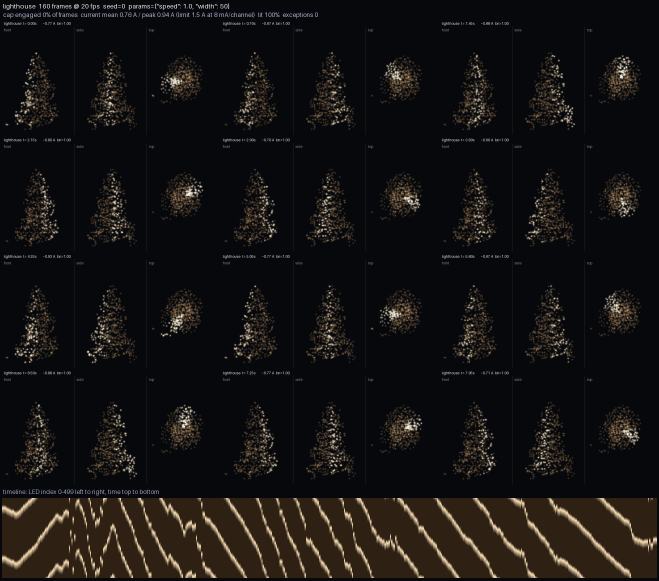
#> input picture effects-3d/lighthouse-sheet.png, 1318 x 1162 px (shown at 1/2 size)
$ python -i explainer.py   (imports and definitions only)
#> lines starting #> are read from the running program, lines starting #| are printed output that depends on the picture
#> further down, picture is the input picture: shape (1162, 1318, 3); mean B, G, R 19.7, 19.9, 21.3
"""The flatmate explainer video (docs/calibrate-the-tree.md).

One continuous camera journey around a tree of light: orbit it, push in on one
blinking light, rise overhead to show where to stand, fly into the front
phone's view to show the decoding, pull back as the views cross in 3D, then
play effects on the solved coordinates.

The tree is the synthetic ground-truth layout. The IDs labelled in the phone
view are the ones calib.video decoded from a simulated clip, and the effects
run on the coordinates calib.solve produced from four such clips. Lights are
rendered as additive light with depth of field, multi-scale bloom and a filmic
tone curve.

    ./calibrate.py explainer --clips .scratch/vid/full_h100_b47812 --out docs/img/calibration
"""

import colorsys
import json
import subprocess
from concurrent.futures import ProcessPoolExecutor
from dataclasses import dataclass, fields
from pathlib import Path

import cv2
import numpy as np
from PIL import Image, ImageDraw, ImageFilter, ImageFont

W, H, FPS = 1920, 1080, 30
DURATION = 70.0

# Palette (sRGB)
SPRUCE_CORE = (14, 40, 36)
SPRUCE_EDGE = (5, 15, 14)
CANDLE = (255, 194, 122)
CAL_WHITE = (232, 238, 255)
FROST = (156, 201, 232)
PAPER = (246, 235, 221)
MOSS = (92, 132, 110)

GILL = Path("/System/Library/Fonts/Supplemental/GillSans.ttc")
_FONTS = {}


# [11 lines left out: function font, not called in this run]


def lin(c):
    c = np.asarray(c, np.float32) / 255
    return np.where(c <= 0.04045, c / 12.92, ((c + 0.055) / 1.055) ** 2.4).astype(np.float32)


# [4 lines left out: function to_srgb8, not called in this run]


# ---------------------------------------------------------------- easing

def clamp01(x):
    return float(min(1.0, max(0.0, x)))


def smooth(x):
    x = clamp01(x)
    return x * x * x * (x * (6 * x - 15) + 10)


def span(t, a, b):
    """0 before a, 1 after b, smooth in between."""
    return smooth((t - a) / max(b - a, 1e-6))


def window(t, a, b, fade=0.5):
    return min(span(t, a, a + fade), 1 - span(t, b - fade, b))


# ---------------------------------------------------------------- camera

@dataclass
class Shot:
    yaw: float          # degrees; 0 puts the camera on +x (the front)
    elev: float         # degrees above horizontal
    dist: float         # metres from the target
    ty: float           # target height
    fov: float          # vertical field of view, degrees
    shift: float = 0.12  # lens shift as a fraction of width (tree right of centre)
    tx: float = 0.0
    tz: float = 0.0

    def mix(self, o: "Shot", a: float) -> "Shot":
        return Shot(*(getattr(self, f.name) + (getattr(o, f.name) - getattr(self, f.name)) * a
                      for f in fields(self)))

    # [5 lines left out: function pose, not called in this run]


class Cam:
    # [18 lines left out: functions __init__, project, not called in this run]


# Camera keyframes: (time, shot, easing). "lin" segments keep a steady orbit.
PHONE_SPOT = Shot(yaw=0, elev=11.3, dist=2.04, ty=0.85, fov=60, shift=0.10)
KEYS = [
    (0.0, Shot(-28, 7, 3.7, 0.86, 38), "lin"),
    (14.0, Shot(18, 7, 3.5, 0.86, 38), "smooth"),
    (16.6, Shot(22, 7, 3.4, 0.86, 38), "smooth"),
    (23.2, None, "smooth"),  # push-in: filled in from the chosen light
    (25.0, None, "smooth"),
    (27.6, Shot(36, 12, 4.4, 0.75, 40), "smooth"),
    (31.0, Shot(40, 74, 7.2, 0.35, 40, 0.10), "lin"),
    (37.2, Shot(52, 74, 7.2, 0.35, 40, 0.10), "smooth"),
    (40.4, PHONE_SPOT, "smooth"),
    (46.0, PHONE_SPOT, "smooth"),
    (49.5, Shot(-34, 24, 5.2, 0.8, 40), "lin"),
    (55.5, Shot(-70, 14, 4.0, 0.86, 38), "lin"),
    (64.5, Shot(-112, 8, 3.6, 0.86, 38), "lin"),
    (70.0, Shot(-126, 8, 3.7, 0.86, 38), "lin"),
]


# [7 lines left out: function shot_at, not called in this run]


# ---------------------------------------------------------------- light rendering

def _blur(img, sigma):
#> called with sigma = 6
    if sigma < 5:
        return cv2.GaussianBlur(img, (0, 0), sigma)
    f = int(min(8, sigma // 2.5))
    small = cv2.resize(img, (W // f, H // f), interpolation=cv2.INTER_AREA)
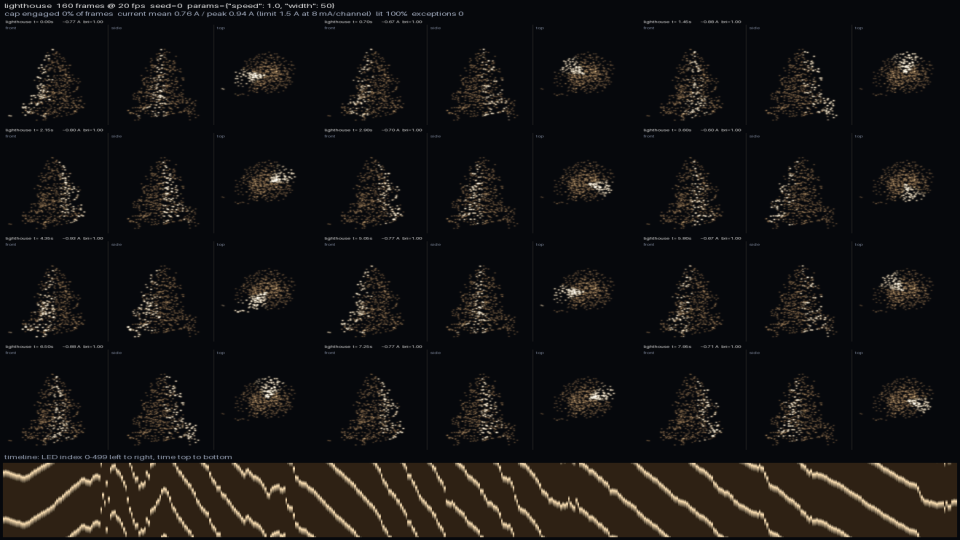
#> small: shape (540, 960, 3); mean B, G, R 19.7, 19.9, 21.3
    small = cv2.GaussianBlur(small, (0, 0), sigma / f)
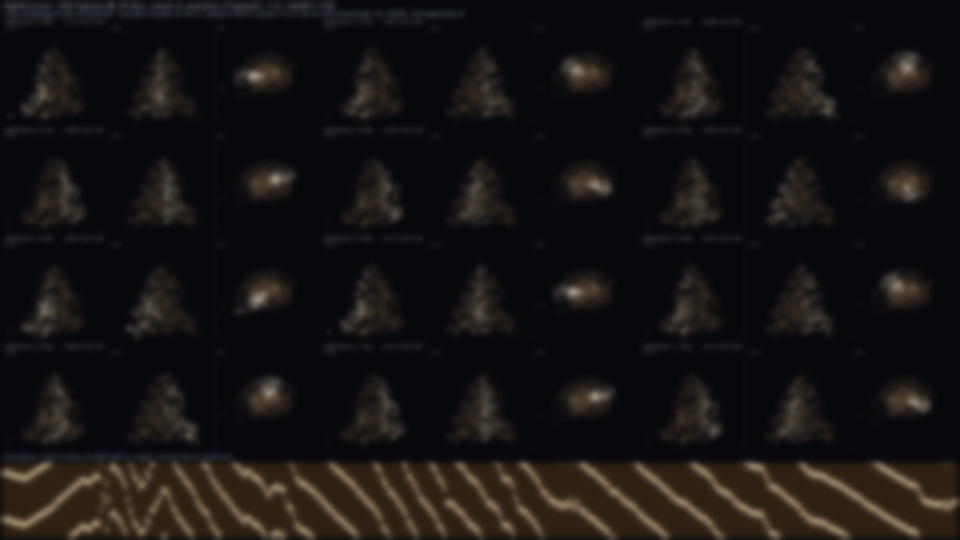
#> small: shape (540, 960, 3); mean B, G, R 19.7, 19.9, 21.3
    return cv2.resize(small, (W, H), interpolation=cv2.INTER_LINEAR)


# [40 lines left out: functions _splat, render_lights, render_glow, not called in this run]


def bloom(img):
#> (the run stopped early here; a loop or call above may not have finished)

$ run again, on effects-3d/lighthouse-stills.png
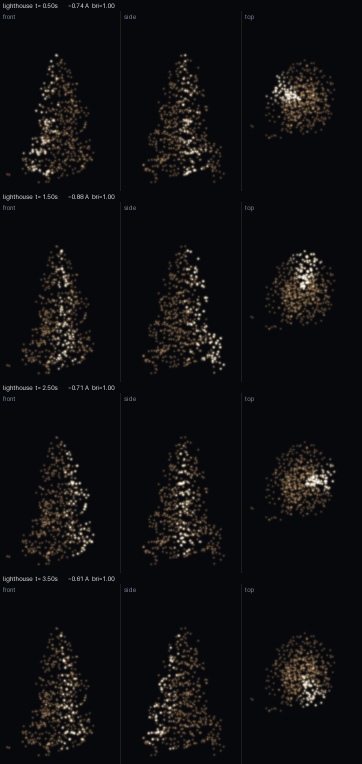
#> input picture effects-3d/lighthouse-stills.png, 724 x 1528 px (shown at 1/2 size)
#> picture is the input picture: shape (1528, 724, 3); mean B, G, R 17.1, 15, 14.6
#> in _blur, `small = cv2.resize(img, (W // f, H // f), interpolation=cv2.INTER_AREA)`:
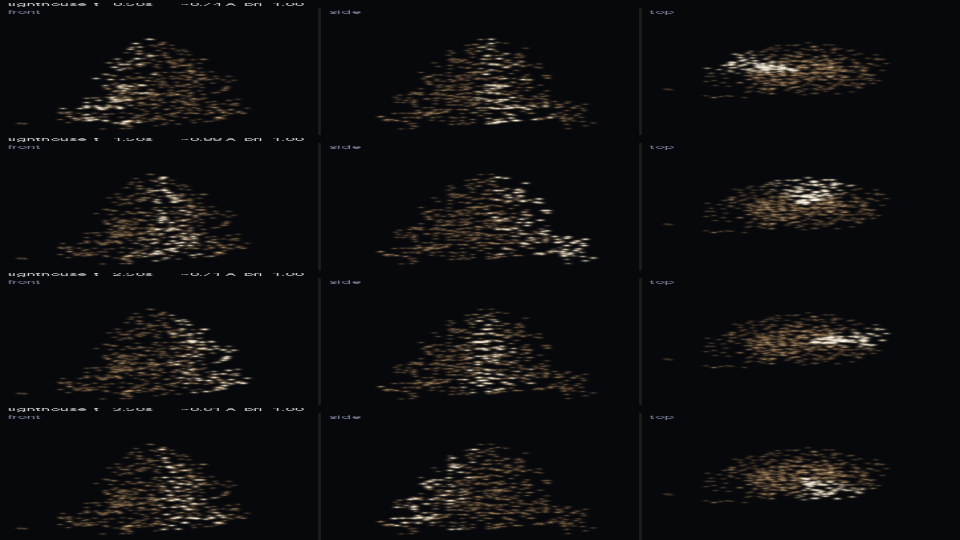
#> small: shape (540, 960, 3); mean B, G, R 17.1, 15, 14.6
#> in _blur, `small = cv2.GaussianBlur(small, (0, 0), sigma / f)`:
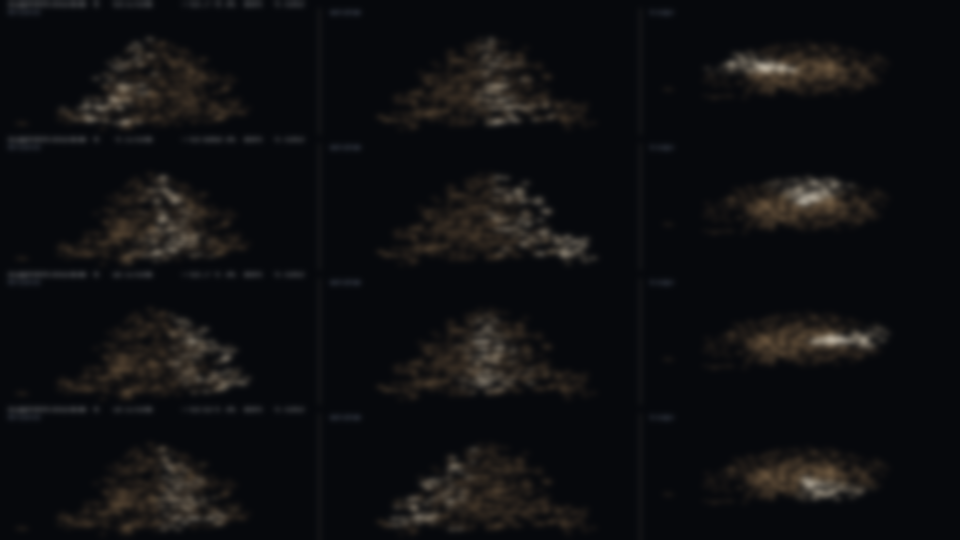
#> small: shape (540, 960, 3); mean B, G, R 17.1, 15, 14.6

$ run again, on effects-3d/raindrops-sheet.png
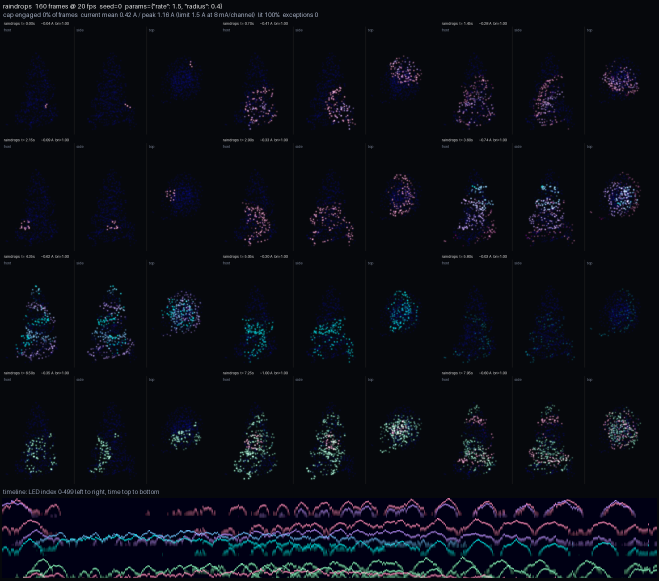
#> input picture effects-3d/raindrops-sheet.png, 1318 x 1162 px (shown at 1/2 size)
#> picture is the input picture: shape (1162, 1318, 3); mean B, G, R 20.9, 12.9, 10.4
#> in _blur, `small = cv2.resize(img, (W // f, H // f), interpolation=cv2.INTER_AREA)`:
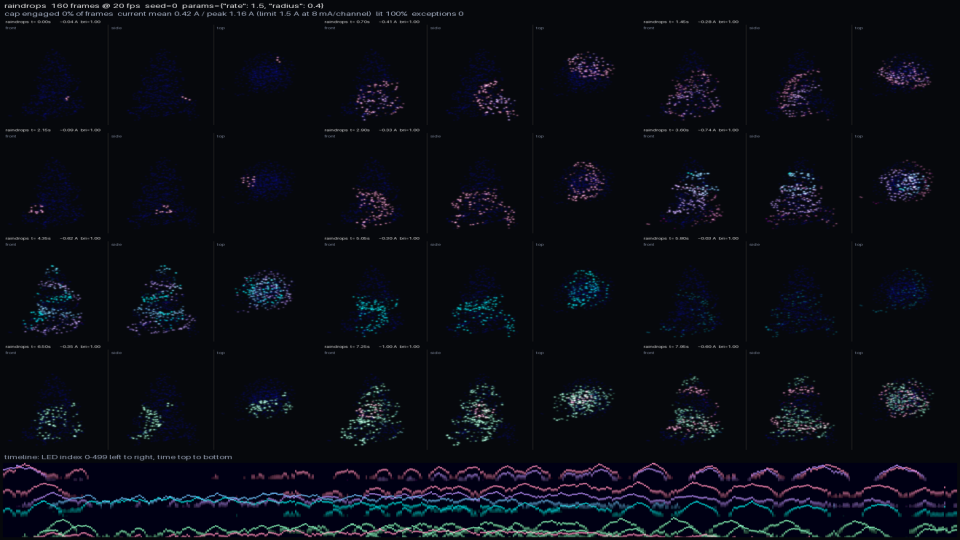
#> small: shape (540, 960, 3); mean B, G, R 20.9, 12.9, 10.4
#> in _blur, `small = cv2.GaussianBlur(small, (0, 0), sigma / f)`:
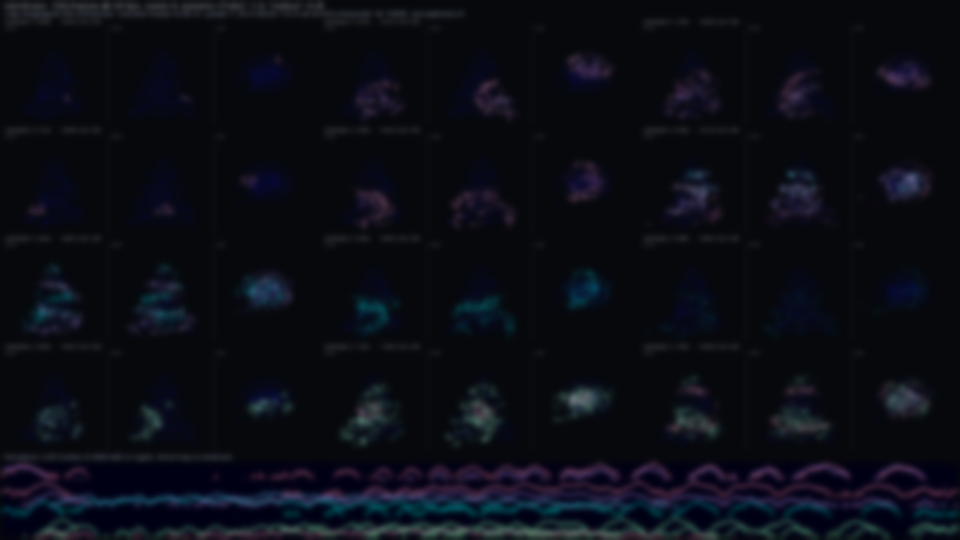
#> small: shape (540, 960, 3); mean B, G, R 20.9, 12.9, 10.4
